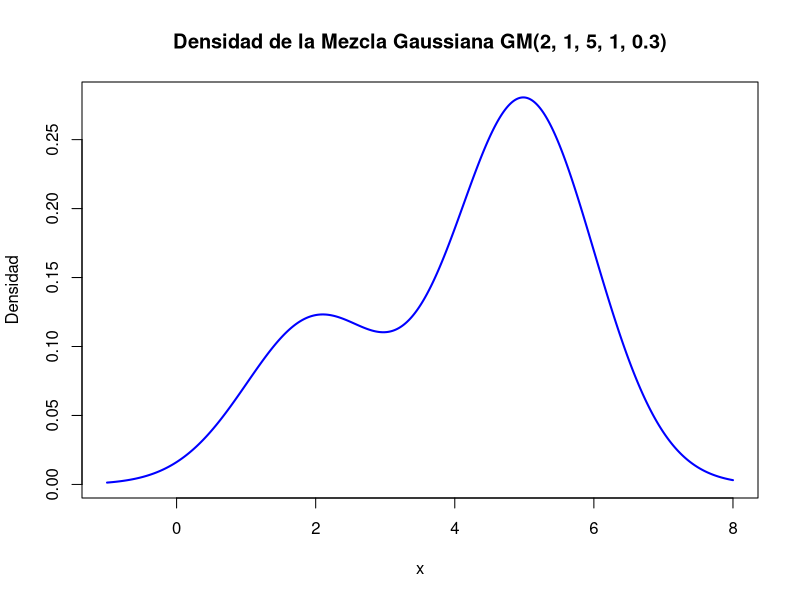
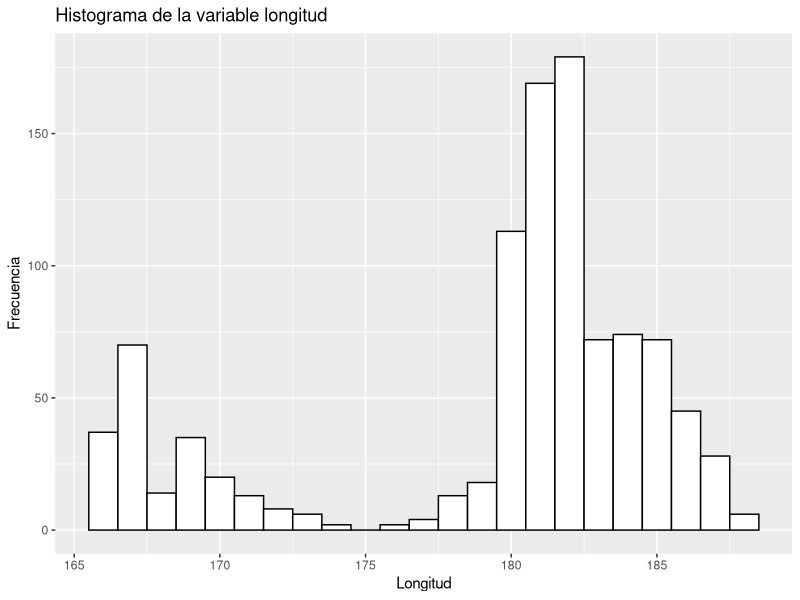
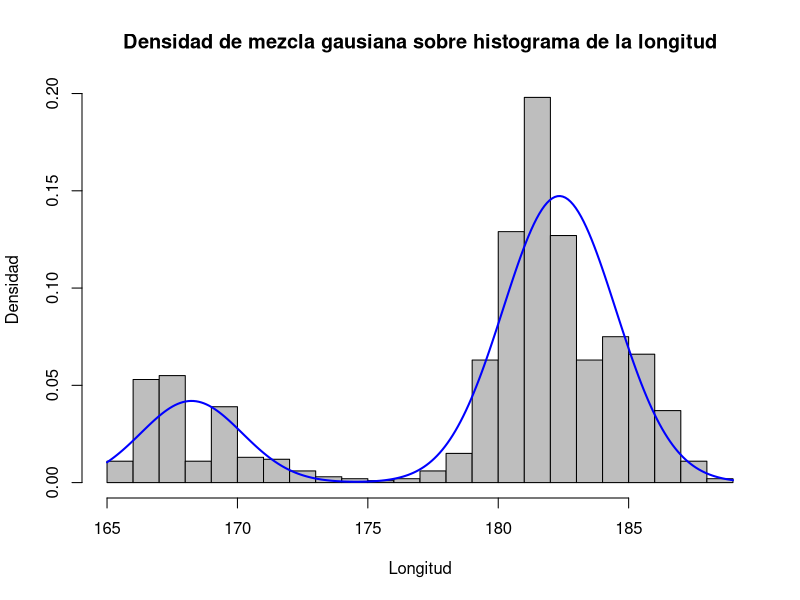
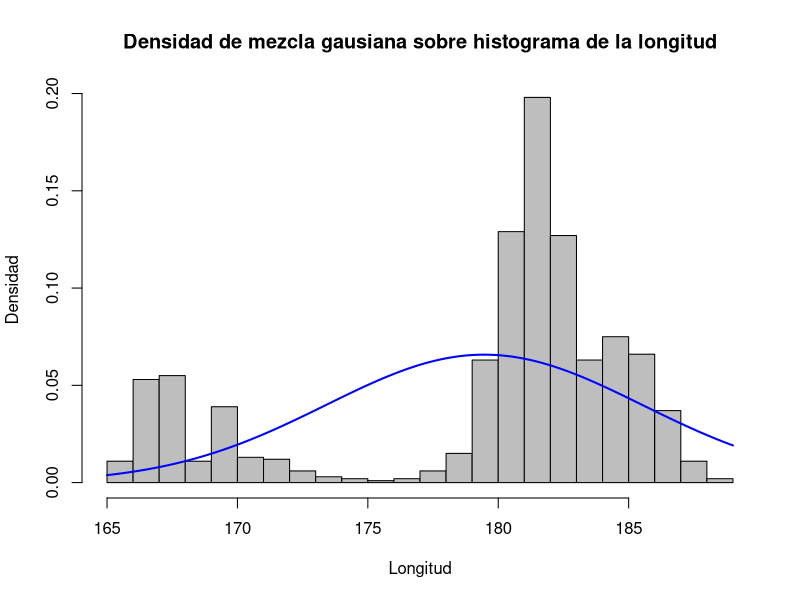
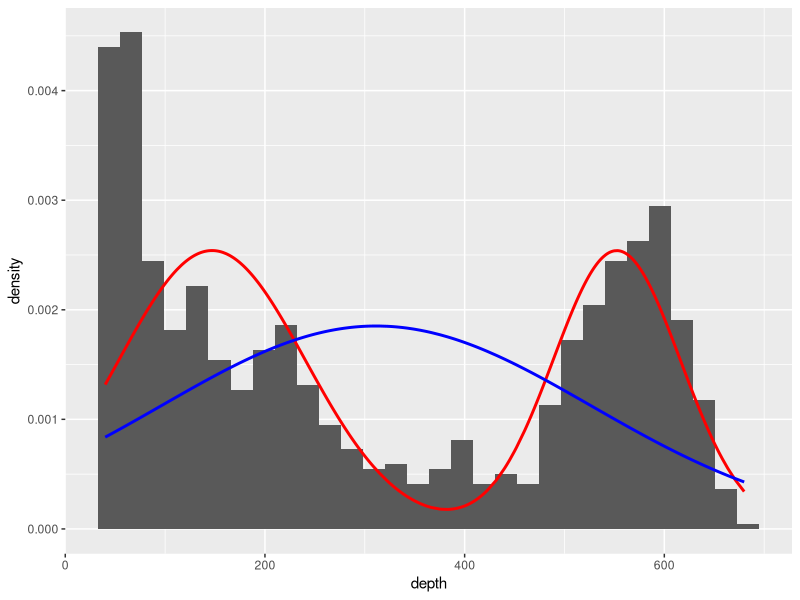
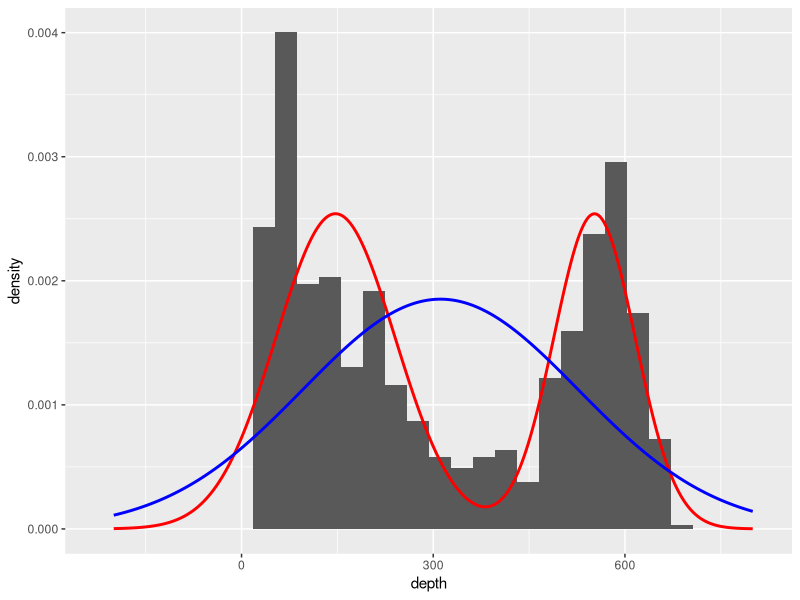

Here is the R script that generated these plots, in order:
## ---- chunk 1
knitr::opts_chunk$set(echo = TRUE)

rm(list=ls())

library(mclust)
library(ggplot2)
## ---- chunk 2
data<-quakes
## ---- chunk 3
densidadmg <- function(x, mu1, sd1, mu2, sd2, w) {
  densidad <- w * dnorm(x, mean = mu1, sd = sd1) + (1-w) * dnorm(x, mean = mu2, sd = sd2)
  return(densidad)
}
## ---- chunk 4
# Establecemos el rango de x
x <- seq(-1, 8, length.out = 500)

#Calculamos la densidad
densidad <- densidadmg(x, 2,1,5,1,0.3)

#Graficamos la densidad
plot(x, densidad, type = "l", col = "blue", lwd = 2,
     main = "Densidad de la Mezcla Gaussiana GM(2, 1, 5, 1, 0.3)",
     xlab = "x", ylab = "Densidad")
## ---- chunk 5
p <- ggplot(data, aes(x=long)) + 
  geom_histogram(color="black", fill="white", breaks=(floor(min(data$long))+0.5):(ceiling(max(data$long))-0.5)) +
  labs(title="Histograma de la variable longitud",x="Longitud", y = "Frecuencia")
p
## ---- chunk 6
#Creamos la función de log-verosimilitud negativa
log_verosimilitud <- function(params, x) {
  mu1 <- params[1]
  sd1 <- params[2]
  mu2 <- params[3]
  sd2 <- params[4]
  w <- params[5]

  # Calcular la log-verosimilitud negativa
  densidades <- densidadmg(x, mu1, sd1, mu2, sd2, w)
  return(-sum(log(densidades)))
}

# Buscamos los valores optimizando
resultado <- optim(
  par = c(167,2,182,2,0.3),
  fn = log_verosimilitud,
  x = data$long,
  method = "L-BFGS-B",
  lower = c(-Inf, 0.01, -Inf, 0.01, 0.01),
  upper = c(Inf, Inf, Inf, Inf, 0.99)
)

cat("Estimación del parámetro mu1:",resultado$par[1],"\n")
cat("Estimación del parámetro sd1:",resultado$par[2],"\n")
cat("Estimación del parámetro mu2:",resultado$par[3],"\n")
cat("Estimación del parámetro sd2:",resultado$par[4],"\n")
cat("Estimación del parámetro w:",resultado$par[5],"\n")
## ---- chunk 7
x <- seq(165,189,length.out = 240)
y <- densidadmg(x, resultado$par[1],resultado$par[2],resultado$par[3],resultado$par[4],resultado$par[5])

# Crear el histograma
hist(data$long, breaks = 30, probability = TRUE, col = "gray", xlab = "Longitud", ylab = "Densidad", main = "")

# Superponer la curva de densidad
title <- "Densidad de mezcla gausiana sobre histograma de la longitud"
lines(x, y, col = "blue", lwd = 2, lty = 1)
title(main = title)
## ---- chunk 8
#Creamos la función de log-verosimilitud negativa
log_verosimilitud2 <- function(params, x) {
  mu <- params[1]
  sd <- params[2]

  # Calcular la log-verosimilitud negativa
  densidades <- dnorm(x, mean = mu, sd = sd)
  return(-sum(log(densidades)))
}

# Buscamos los valores optimizando
resultado2 <- optim(
  par = c(mean(data$long),sd(data$long)),
  fn = log_verosimilitud2,
  x = data$long,
  method = "L-BFGS-B",
  lower = c(-Inf, 0.01),
  upper = c(Inf, Inf)
)

cat("Estimación del parámetro mu:",resultado2$par[1],"\n")
cat("Estimación del parámetro sd:",resultado2$par[2],"\n")
## ---- chunk 9
x <- seq(165,189,length.out = 240)
y <- dnorm(x, resultado2$par[1],resultado2$par[2])

# Crear el histograma
hist(data$long, breaks = 30, probability = TRUE, col = "gray", xlab = "Longitud", ylab = "Densidad", main = "")

# Superponer la curva de densidad
title <- "Densidad de mezcla gausiana sobre histograma de la longitud"
lines(x, y, col = "blue", lwd = 2, lty = 1)
title(main = title)
## ---- chunk 10
# Definimos las funciones para calcular el AIC y BIC a partir de las logverosimilitudes
AICfromL <- function(x, params, LogLike){
  return(  2*length(params) + 2*LogLike(params,x) ) #Sumamos en vez de restar porque las LogVerosimilitudes las hemos cambiado de signo
}
BICfromL <- function(x, params, LogLike){
  return( length(params)*log(length(x)) + 2*LogLike(params,x) ) # idem a AICfromL
}

#AIC y BIC del modelo gaussiano simple:

AICsimple <- AICfromL(data$long, params = resultado2$par, log_verosimilitud2)
BICsimple <- BICfromL(data$long, params = resultado2$par, log_verosimilitud2)

cat('\nResultados de los criterios AIC y BIC para el modelo simple: \nAIC:', AICsimple,'\nBIC:', BICsimple)

#AIC y BIC del modelo gaussiano ponderado:
AICponderado <- AICfromL(data$long, params = resultado$par, log_verosimilitud)
BICponderado <- BICfromL(data$long, params = resultado$par, log_verosimilitud)

cat('\n\nResultados de los criterios AIC y BIC para el modelo ponderado: \nAIC:', AICponderado,'\nBIC:', BICponderado)


## ---- chunk 11
resultado_lat_simple <- optim(
  par = c(mean(data$lat), sd(data$lat)),
  fn = log_verosimilitud2,
  x = data$lat,
  method = "L-BFGS-B",
  lower = c(-Inf, 0.01, -Inf, 0.01, 0.01),
  upper = c(Inf, Inf, Inf, Inf, 0.99)
)

resultado_lat_pond <- optim(
  par = c(15,2,25,2,0.3),
  fn = log_verosimilitud,
  x = data$lat,
  method = "L-BFGS-B",
  lower = c(-Inf, 0.01, -Inf, 0.01, 0.01),
  upper = c(Inf, Inf, Inf, Inf, 0.99)
)

AIC_lat_simple <- AICfromL(data$lat, params = resultado_lat_simple$par, log_verosimilitud2)
BIC_lat_simple <- BICfromL(data$lat, params = resultado_lat_simple$par, log_verosimilitud2)

cat('\nResultados de los criterios AIC y BIC para el modelo simple aplicado a latitud son: \nAIC:', AIC_lat_simple,'\nBIC:', BIC_lat_simple)

AIC_lat_pond <- AICfromL(data$lat, params = resultado_lat_pond$par, log_verosimilitud)
BIC_lat_pond <- BICfromL(data$lat, params = resultado_lat_pond$par, log_verosimilitud)

cat('\nResultados de los criterios AIC y BIC para el modelo ponderado aplicado a latitud son: \nAIC:', AIC_lat_pond,'\nBIC:', BIC_lat_pond)

## ---- chunk 12
resultado_prof_simple <- optim(
  par = c(mean(data$depth), sd(data$depth)),
  fn = log_verosimilitud2,
  x = data$depth,
  method = "L-BFGS-B",
  lower = c(-Inf, 0.01, -Inf, 0.01, 0.01),
  upper = c(Inf, Inf, Inf, Inf, 0.99)
)

resultado_prof_pond <- optim(
  par = c(75,60,600,150,0.7), #Inicializamos viendo en el histograma dónde parecen estar los dos centros de las gaussianas 170, 600
  fn = log_verosimilitud,
  x = data$depth,
  method = "L-BFGS-B",
  lower = c(0, 0.01, -Inf, 0.01, 0.01),
  upper = c(Inf, Inf, Inf, Inf, 0.99)
)

AIC_prof_simple <- AICfromL(data$lat, params = resultado_lat_simple$par, log_verosimilitud2)
BIC_prof_simple <- BICfromL(data$lat, params = resultado_lat_simple$par, log_verosimilitud2)

cat('\nResultados de los criterios AIC y BIC para el modelo simple aplicado a profundidad son: \nAIC:', AIC_prof_simple,'\nBIC:', BIC_prof_simple)

AIC_prof_pond <- AICfromL(data$lat, params = resultado_prof_pond$par, log_verosimilitud)
BIC_prof_pond <- BICfromL(data$lat, params = resultado_prof_pond$par, log_verosimilitud)

cat('\nResultados de los criterios AIC y BIC para el modelo ponderado aplicado a profundidad son: \nAIC:', AIC_prof_pond,'\nBIC:', BIC_prof_pond, '\n\n')

Xaxis <- seq(-200,800, by = 1)
densidadobtenidaX <- densidadmg( Xaxis, resultado_prof_pond$par[1], resultado_prof_pond$par[2], resultado_prof_pond$par[3], resultado_prof_pond$par[4], resultado_prof_pond$par[5] )
densidadobtenidadepth  <- densidadmg( data$depth, resultado_prof_pond$par[1], resultado_prof_pond$par[2], resultado_prof_pond$par[3], resultado_prof_pond$par[4], resultado_prof_pond$par[5] )

ggplot(data = data)+
  geom_histogram( aes(x = depth, y = ..density..) )+
  geom_line( aes( x = depth, y = densidadobtenidadepth), linewidth = 1, col = "red")+
  geom_line( aes( x = depth,y = dnorm(depth, resultado_prof_simple$par[1],resultado_prof_simple$par[2])), linewidth = 1, col = "blue")

## ---- chunk 13
ggplot()+
  geom_histogram( data = data, aes(x = depth, y = ..density..) )+
  geom_line( aes( x = Xaxis, y = densidadobtenidaX), linewidth = 1, col = "red")+
  geom_line( aes( x = Xaxis,y = dnorm(Xaxis, resultado_prof_simple$par[1],resultado_prof_simple$par[2])), linewidth = 1, col = "blue")
## ---- chunk 14

## ---- chunk 15
